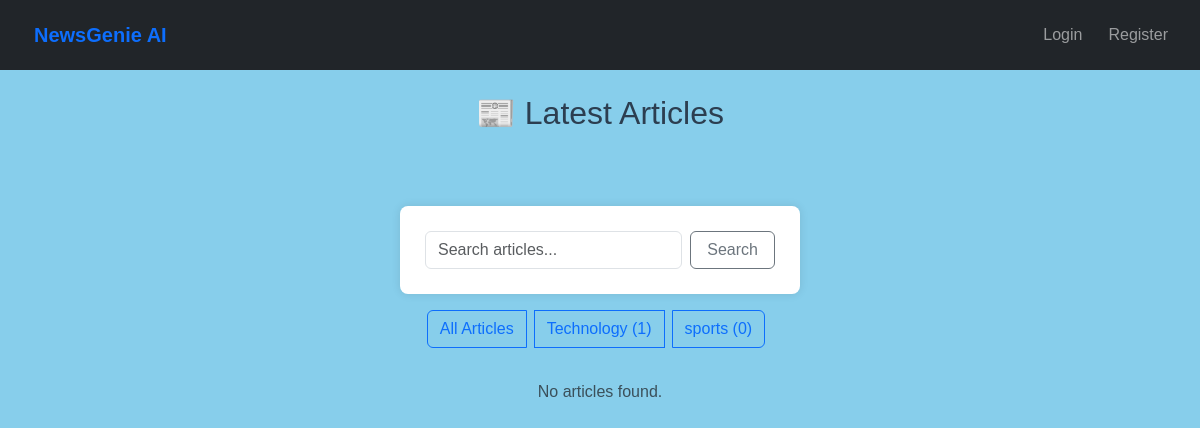
The app's page /articles/?category=General, older data.
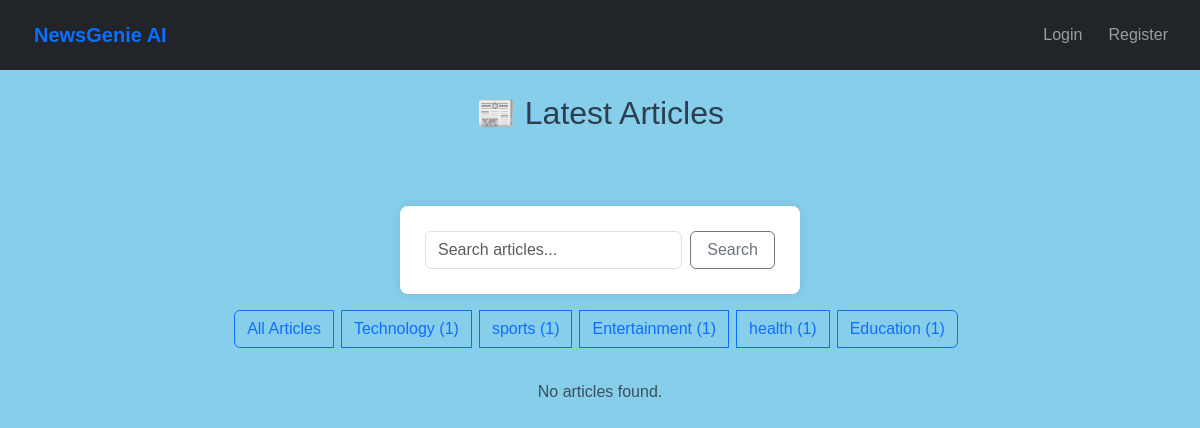
The same page, newer data.
### news/models.py (models this page shows, shortened)
class Category(models.Model):
    name = models.CharField(max_length=100)
    description = models.TextField(blank=True)
    class Meta:
        ordering = ['name']

### news/views.py (the view, shortened to what this page needs)
# urls.py: path('', ArticleListView.as_view(), name='home'),  # ✅ This name='home' must exist!
class ArticleListView(ListView):
    model = Article
    template_name = 'news/article_list.html'
    context_object_name = 'articles'
    paginate_by = 10
    def get_queryset(self):
        queryset = Article.objects.all().order_by('-published_date')
        category = self.request.GET.get('category')
        query = self.request.GET.get('q')
        if category:
            queryset = queryset.filter(category__name__iexact=category)
        return queryset
    def get_context_data(self, **kwargs):
        context = super().get_context_data(**kwargs)
        context['categories'] = Category.objects.all()
        context['categories'] = Category.objects.annotate(article_count=Count('article'))
        context['current_category'] = self.request.GET.get('category', '')
        context['query'] = self.request.GET.get('q', '')
        context['recommendations'] = []
        return context

### news/templates/news/article_list.html (shortened to what this page needs)
{% extends 'base.html' %}
{% block content %}
<div class="container mt-4">
  <h2 class="mb-4 text-center">📰 Latest Articles</h2>
  <div class="mb-4">
    <div class="row justify-content-center">
      <div class="col-md-8">
  <form method="get" action="{% url 'home' %}" class="d-flex align-items-stretch mb-3">
    <input type="text" name="q" value="{{ query }}" placeholder="Search articles..." class="form-control flex-grow-1 me-2" />
    <button type="submit" class="btn btn-outline-secondary w-auto px-3">Search</button>
  </form>
</div>
      <div class="col-md-12 text-center">
        <div class="btn-group flex-wrap" role="group">
          <a href="{% url 'home' %}" class="btn {% if not current_category %}btn-primary{% else %}btn-outline-primary{% endif %} mb-2 me-2">
            All Articles
          </a>
          {% for category in categories %}
            <a href="{% url 'home' %}?category={{ category.name }}{% if query %}&q={{ query }}{% endif %}"
               class="btn {% if current_category == category.name %}btn-primary{% else %}btn-outline-primary{% endif %} mb-2 me-2">
              {{ category.name }} ({{ category.article_count }})
            </a>
          {% endfor %}
        </div>
      </div>
    </div>
  </div>
  <div class="row">
    {% for article in articles %}
      <div class="col-md-6 mb-4">
        <div class="card h-100 shadow-sm">
          <div class="card-body">
            <h5 class="card-title">{{ article.title }}</h5>
<h6 class="card-subtitle mb-2 text-muted">
  By {{ article.author }} from {{ article.source }} on {{ article.publication_date|date:"F d, Y" }}
</h6>
            <p class="card-text">{{ article.summary|default:"" }}</p>
            <a href="{% url 'article_detail' article.pk %}" class="btn btn-primary">Read More</a>
          </div>
        </div>
      </div>
    {% empty %}
      <div class="col-12 text-center">
        <p class="text-muted">No articles found.</p>
      </div>
    {% endfor %}
  </div>
</div>
{% endblock %}

### templates/base.html (shortened to what this page needs)
{% load static %}
<!DOCTYPE html>
<html lang="en">
<head>
    <link href="https://cdn.jsdelivr.net/npm/bootstrap@5.3.0/dist/css/bootstrap.min.css" rel="stylesheet">
    <link rel="stylesheet" href="{% static 'css/style.css' %}">
</head>
<body>
    <nav class="navbar navbar-expand-lg navbar-dark bg-dark w-100">
        <div class="container-fluid px-4 d-flex justify-content-between align-items-center">
            <a class="navbar-brand fw-bold text-primary" >NewsGenie AI</a>
            <div class="collapse navbar-collapse" id="navbarNav">
                <ul class="navbar-nav ms-auto">
                    {% if user.is_authenticated %}
                    <li class="nav-item">
                        <a class="nav-link {% if request.path == '/' %}active{% endif %}" href="{% url 'landing' %}">Home</a>
                    </li>
                    <li class="nav-item">
                        <a class="nav-link {% if request.path == '/articles/' %}active{% endif %}" href="{% url 'home' %}">Articles</a>
                    </li>
                    <li class="nav-item">
                        <a class="nav-link {% if request.path == '/preferences/' %}active{% endif %}" href="{% url 'users:preferences' %}">Preferences</a>
                    </li>
                    <li class="nav-item">
                        <a class="nav-link {% if request.path == '/History/' %}active{% endif %}" href="{% url 'reading_history' %}">History</a>
                    </li>
                    <form class="navbar-brand" method="post" action="{% url 'logout' %}">
  {% csrf_token %}
  <button type="submit">Logout</button>
</form>
                    {% else %}
                        <li class="nav-item">
                            <a class="nav-link" href="{% url 'login' %}">Login</a>
                        </li>
                        <li class="nav-item">
                            <a class="nav-link" href="{% url 'register' %}">Register</a>
                        </li>
                    {% endif %}
                </ul>
            </div>
        </div>
    </nav>
    <main class="container mt-4">
        {% block content %}
        {% endblock %}
    </main>
</body>
</html>

### static/css/style.css (style rules this page uses)
body { font-family: Arial, sans-serif; background-color: #f4f6f8; margin: 0; padding: 0; background-color: skyblue; }
nav { background-color: #2c3e50; padding: 9px 20px; height: 70px; }
nav a { color: white; margin-left: 10px; text-decoration: none; font-weight: bold; }
main form, .content-area form { background-color: white; max-width: 400px; margin: 50px auto; padding: 25px; box-shadow: 0px 0px 10px rgba(0, 0, 0, 0.1); border-radius: 8px; }
button { background-color: #3498db; color: white; padding: 10px 20px; border: none; cursor: pointer; border-radius: 5px; }
h2 { text-align: center; color: #2c3e50; }
p { text-align: center; color: #555; }

Row changes from the older to the newer data that the page shows:
computed for Category "sports": article_count "0" → "1"
added Category: name "Entertainment", article_count "1"
added Category: name "health", article_count "1"
added Category: name "Education", article_count "1"
